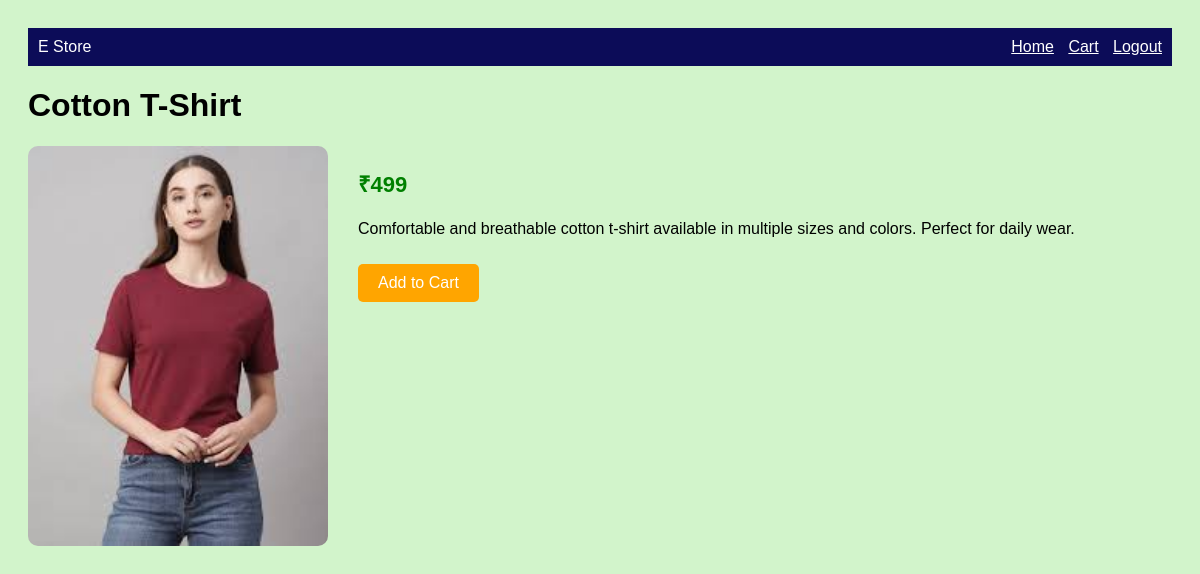
Screenshot of /product/4/ with the database file from the repository.
### store/models.py (models this page shows, shortened)
class Product(models.Model):
    name = models.CharField(max_length=200)
    price = models.IntegerField()
    description = models.TextField()
    image = models.ImageField(upload_to='products/')

### store/views.py (the view)
# urls.py: path('product/<int:id>/', views.product_detail, name='product_detail'),
def product_detail(request, id):
    product = get_object_or_404(Product, id=id)
    return render(request, 'product_detail.html', {'product': product})

### store/templates/product_detail.html (shortened to what this page needs)
<!DOCTYPE html>
<html>
<head>
</head>
<body>
<div style="background:rgb(12, 12, 88); padding:10px; color:white; display:flex; justify-content:space-between;">
    <div>
        E Store
    </div>
    <div>
        <a href="/" style="color:white; margin-right:10px;">Home</a>
        <a href="/cart/" style="color:white; margin-right:10px;">Cart</a>
        <a href="/login/" style="color:white;">Logout</a>
    </div>
</div>
<h1>{{ product.name }}</h1>
<div class="container">
    <img src="{{ product.image.url }}">
    <div>
        <p class="price">₹{{ product.price }}</p>
        <p>{{ product.description }}</p>
        <a href="/add-to-cart/{{ product.id }}/" class="btn">Add to Cart</a>
    </div>
</div>
</body>
</html>

### store/templates/product_detail.html (style rules this page uses)
body { font-family: Arial; padding: 20px; background-color: rgb(210, 244, 203); }
.container { display: flex; gap: 30px; }
img { width: 300px; border-radius: 10px; }
.price { color: green; font-size: 22px; font-weight: bold; }
.btn { display: inline-block; background: orange; color: white; padding: 10px 20px; border-radius: 5px; text-decoration: none; margin-top: 10px; }

### rows the page displays
Product: name "Cotton T-Shirt", image (picture), price "499", description "Comfortable and breathable cotton t-shirt available in multiple sizes and colors. Perfect for daily wear."
